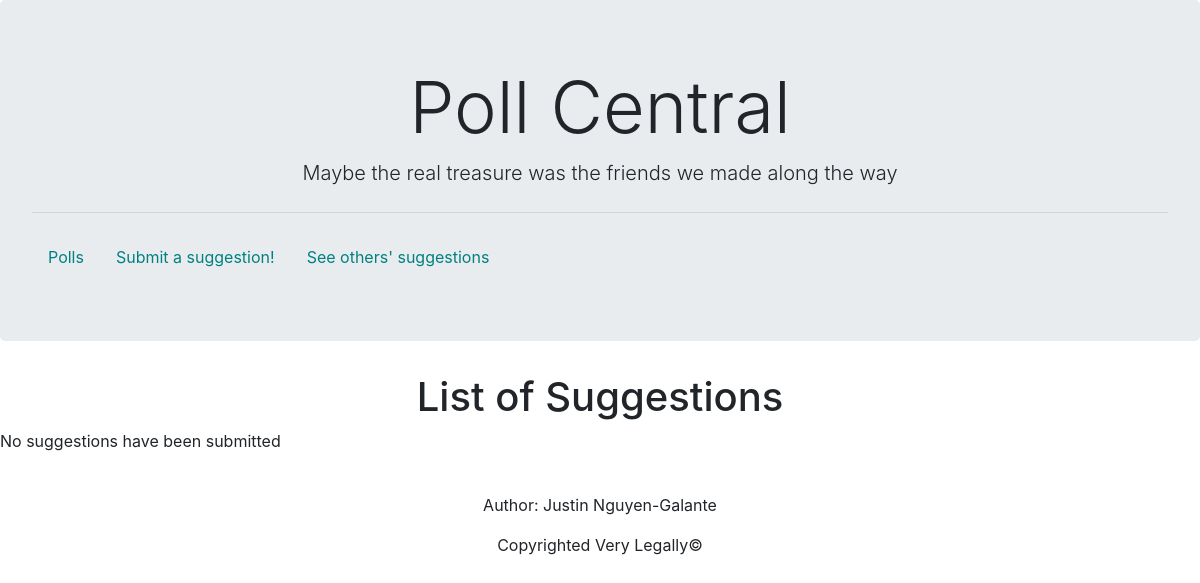
The app's page /polls/suggestions/list/, older data.
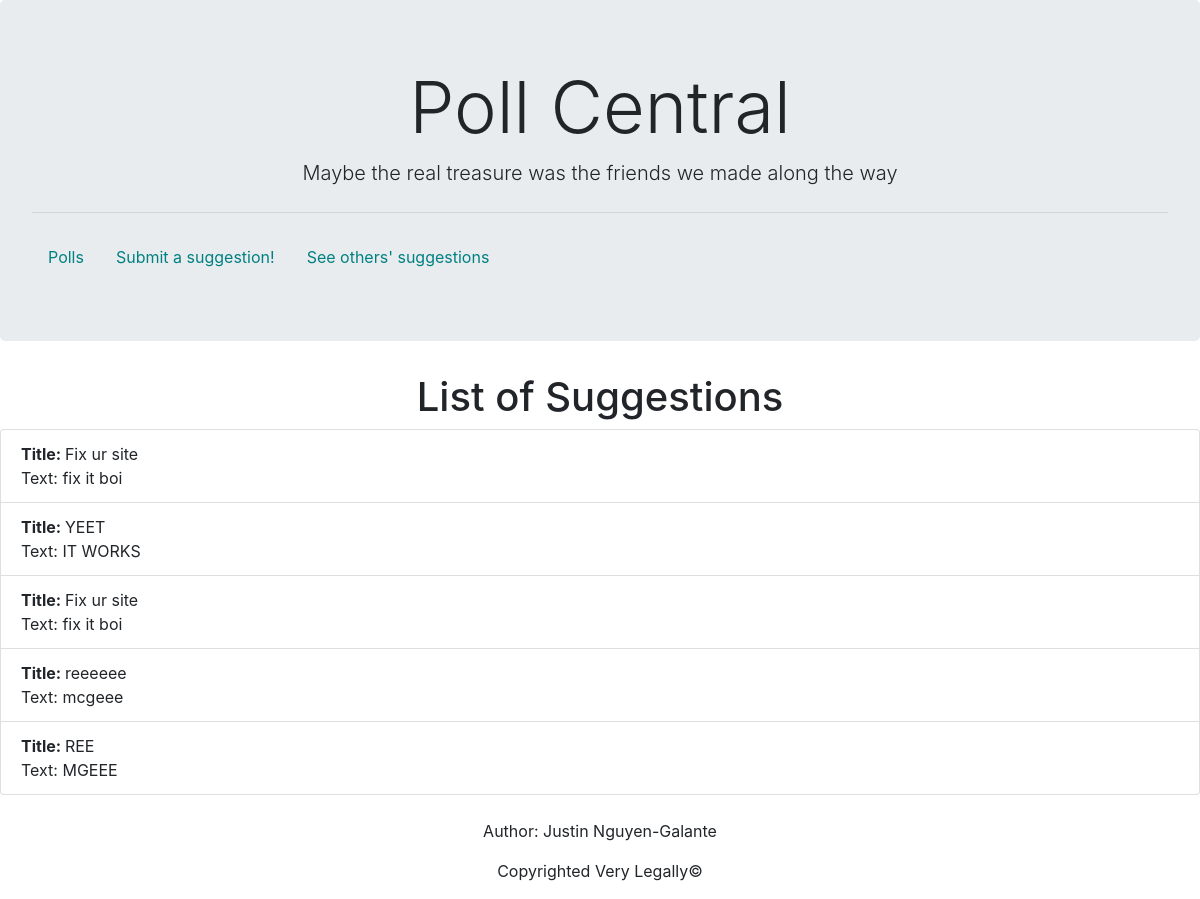
The same page, newer data.
### polls/models.py (models this page shows, shortened)
class Suggestion(models.Model):
    name = models.CharField(max_length=200)
    body = models.TextField()

### polls/views.py (the view)
# urls.py: path('suggestions/list/', views.suggestions_list, name='suggestions_list'),
def suggestions_list(request):
    suggestion_list_context = Suggestion.objects.all()
    return render(request, 'polls/suggestions_list.html', {'suggestion_list': suggestion_list_context,})

### polls/templates/polls/suggestions_list.html
{% extends 'polls/base.html' %}
{% block content %}
<div>
    <h1 align = "center">List of Suggestions</h1>
    {% if suggestion_list %}
    <ul class = "list-group">
        {% for suggestion in suggestion_list %}
        <li class = "list-group-item">
            <strong>Title: </strong>{{ suggestion.name }}
            <br>
            Text: {{ suggestion.body}}
        </li>
        {% endfor %}
    </ul>
    {% else %}
        <p>No suggestions have been submitted</p>
    {% endif %}
</div>
{% endblock %}

Row changes from the older to the newer data that the page shows:
added Suggestion: name "Fix ur site", body "fix it boi"
added Suggestion: name "YEET", body "IT WORKS"
added Suggestion: name "Fix ur site", body "fix it boi"
added Suggestion: name "reeeeee", body "mcgeee"
added Suggestion: name "REE", body "MGEEE"
Text that changed along with them:
text no longer shown: "No suggestions have been submitted"
